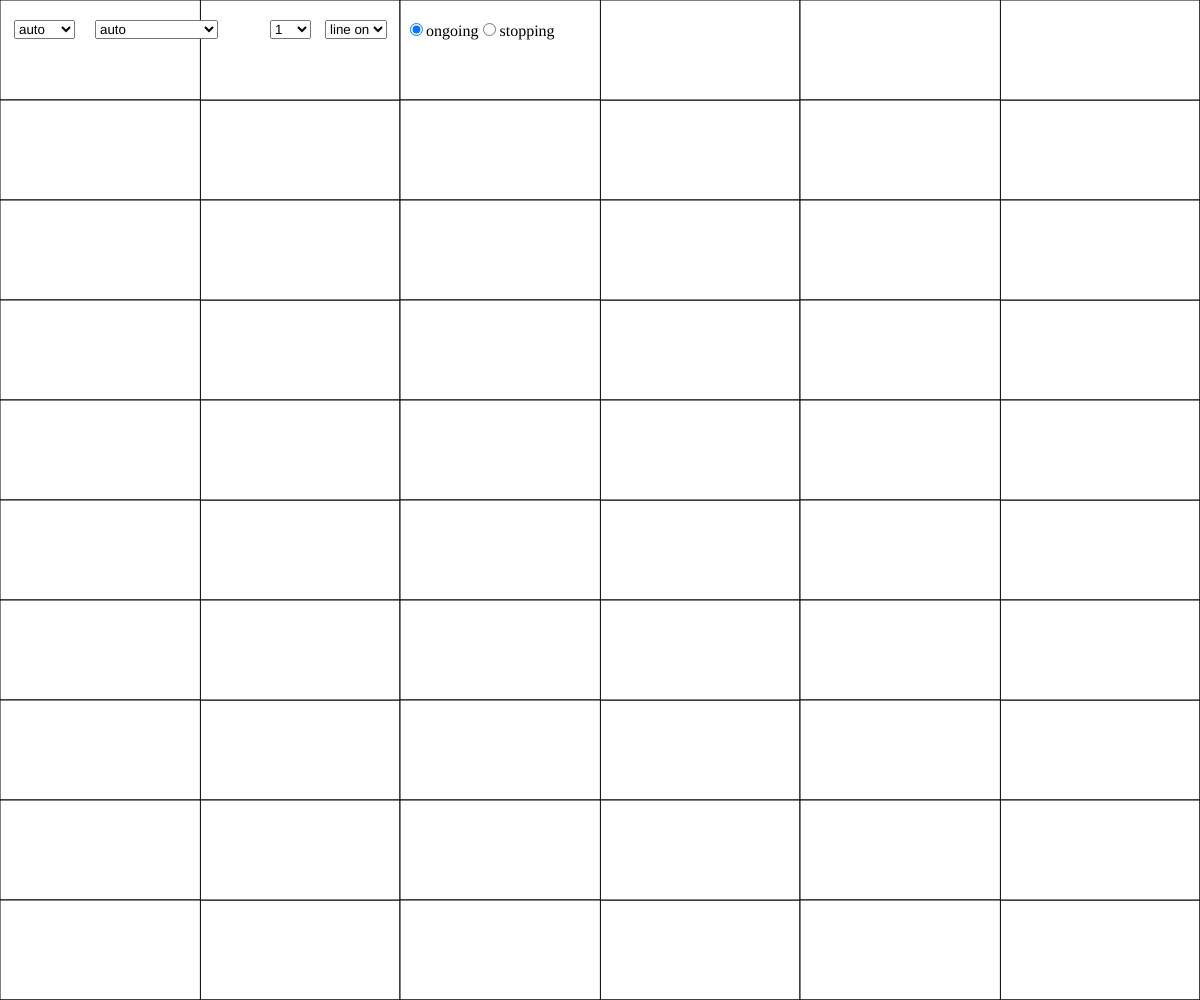
Frame 1 (no input)
Frame 60 (no input): identical to frame 1, image omitted
Frame 120 (the mouse pressed at the canvas centre since frame 60): identical to frame 1, image omitted

The p5.js sketch that drew this single still picture (run headless with seeded random() and noise() and a simulated clock; from frame 60 on, the mouse is pressed at the canvas centre):

// p5.js sketch
// ── sketch.js
/* kaleidoscope: afine reflection groups and moving images 
* 2026/02/18 version 0.2, snow00two, 
* \href{https://creativecommons.org/licenses/by-nc-nd/4.0/}{\ccbyncsa}
*/
let widthCanvas = 720 * 3 / 2; //=1080　similar to infty 
let heightCanvas = 405 * 3 / 2; //=607.5 similar to infty
let centerX = widthCanvas / 2;
let centerY = heightCanvas / 2;
const BACK_COLOR = 255;//
const FRONT_COLOR_0 = [255,  0, 0];
const FRONT_COLOR_1 = [220, 50, 0];
const FRONT_COLOR_2 = [185, 100, 0];
const FRONT_COLOR_3 = [170, 150, 120];
const FRONT_COLOR_4 = [180, 180, 160];
const FRONT_COLOR_5 = [150, 170, 120];
const FRONT_COLOR_6 = [100, 185, 0];
const FRONT_COLOR_7 = [50, 220, 0];
const FRONT_COLOR_8 = [0, 255, 80];
const COLOR_LIST = [FRONT_COLOR_0, FRONT_COLOR_1, FRONT_COLOR_2,FRONT_COLOR_3, 
    FRONT_COLOR_4, FRONT_COLOR_5, FRONT_COLOR_6, FRONT_COLOR_7, FRONT_COLOR_8];
const GROUP_LIST =['D8','Pmm', 'P3mm', 'P4mm', 'P6mm'];
const FIGURE_LIST = ['bounceBall', 'bounceBall1', 'floppingTriangle1'];
let baseSegment = 150;//150
const SPEED = 0.5;
const RADIUS1 = 10;
const FLOP_PRIOD = 150; //200
const SELECT_PRIOD = 25 * FLOP_PRIOD;

let varScale;
let scaleCanvas = heightCanvas;
let varSegment;
let varHeight;
let varSpeed;
let varRadius;
let angleB; //angle of direction of bounce ball
let angleBP; //angle of direction of bounce ball Prime
let diamB1;
let diamB2;
let xX;
let xY;
let uX;
let uY;
let xPX;
let xPY;
let uPX;
let uPY;

let selectGroup;
let lineSwitch;
let lineState;
let setScale;
let selectFigure;
let stopSwitch;
let groupState;
let presentGroup;
let figureState;
let presentFigure;
let colorV0 ;
let colorV1 ;
let colorV2 ;
let colorV3 ;
let colorV4 ;
let colorV5 ;
let colorV6 ;
let colorV7 ;
let colorV8 ;
let n = 0; // fast clock parameter 
let m = 0; // slow clock parameter 
let k = 0; // parameter for refreshing figure in flopping triangles
let seqTriName;
let seqTriNameL;
let seqTri; //keep the name of sequence of triangles
let seqTriL;
let triSL; //keep the name of triangles
let triV0;
let triV1;
let triV2;
let triV3;
let triV4;
let triV5;
let triV6;
let triV7;
let triV8;
let triS0L;
let triS1L;
let triS2L;
let triS3L;
let triS4L;
let triS5L;
let triS6L;
let triS7L;
let triS8L;
let triS9L;
let triS10L;
let triS11L;
let triS12L;
let triS13L;
let triS14L;
let triS15L;

function setup() {
    widthCanvas = windowWidth ;
    heightCanvas = windowHeight ;
    centerX = windowWidth / 2;
    centerY = windowHeight / 2;
    scaleCanvas = min(widthCanvas, heightCanvas);
    baseSegment = scaleCanvas / 5;
    selectGroup = createSelect();
    selectGroup.option('auto', 'auto');
    selectGroup.option('D8', 'D8') ;//We cannot apply our algorithm for 'D7'. 
    selectGroup.option('Pmm', 'Pmm');
    selectGroup.option('P3mm', 'P3mm');
    selectGroup.option('P4mm', 'P4mm');
    selectGroup.option('P6mm', 'P6mm');
    selectGroup.selected('auto');
    selectGroup.position(14, 20);
    selectGroup.changed(resetBackground);

    selectFigure = createSelect();
    selectFigure.option('auto', 'auto')
    selectFigure.option('bouncing balls', 'bounceBall');
    selectFigure.option('bouncing balls 1', 'bounceBall1');
    // selectFigure.option('still triangles', 'stillTriangle');
    // selectFigure.option('flopping triangles', 'floppingTriangle');//
    selectFigure.option('flopping triangles', 'floppingTriangle1');//
    //selectFigure.option('flopping triangles 2', 'floppingTriangle2');//
    selectFigure.selected('auto');
    selectFigure.position(95, 20);
    selectFigure.changed(resetBackground);

    setScale = createSelect();//createSlider(1/2, 2, 1, 1) ;
    setScale.option('0.5', '0.5');
    setScale.option('1', '1');
    setScale.option('2', '2');
    setScale.selected('1');
    setScale.position(270, 20);
    setScale.changed(resetBackground);

    lineSwitch = createSelect();
    lineSwitch.option('line on', 'lineOn');
    lineSwitch.option('line off', 'lineOff');
    lineSwitch.selected('lineOn');
    lineSwitch.position(325, 20);

    stopSwitch = createRadio();
    stopSwitch.option('ongoing');
    stopSwitch.option('stopping');
    stopSwitch.selected('ongoing');
    stopSwitch.position(405, 20);

    //frameRate(0.5);//parameter for test 
    groupState = selectGroup.value();
    if (groupState === 'auto') {
        presentGroup = random(GROUP_LIST); //presentGroup is a global varialble
    } else {
        presentGroup = groupState;
    }
    figureState = selectFigure.value();
    if (figureState === 'auto') {
        presentFigure = random(FIGURE_LIST); //presentGroup is a global varialble
    } else {
        presentFigure = figureState;
    }
    [colorV0, colorV1, colorV2, colorV3, colorV4, colorV5, colorV6,
        colorV7, colorV8] = colorSet(presentGroup);

    varScale = setScale.value();
    varSegment = baseSegment * varScale;
    varHeight = sqrt(3) * varSegment / 2;
    varSpeed = SPEED * varScale;
    varRadius = RADIUS1 * varScale;

    // angleB = random(0, 2 * PI);
    // angleBP = random(0, 2 * PI);
    // uX = cos(angleB);
    // uY = sin(angleB);
    // uPX = cos(angleBP);
    // uPY = sin(angleBP);
    // xX = groupData(presentGroup, presentFigure, 'x0X');
    // xY = groupData(presentGroup, presentFigure, 'x0Y');
    // xPX = groupData(presentGroup, presentFigure, 'xP0X');
    // xPY = groupData(presentGroup, presentFigure, 'xP0Y');

    createCanvas(widthCanvas, heightCanvas);
    background(BACK_COLOR);   
}

function draw() {
    lineState = lineSwitch.value();
    stopState = stopSwitch.value();

    if (n % SELECT_PRIOD === 0 && (groupState === 'auto'||figureState === 'auto') ){
        k = 0;
        m = 0;
        if (groupState === 'auto'){
            presentGroup = random(GROUP_LIST); //presentGroup is a global varialble
        } else {
            presentGroup = groupState;
        }
        if (figureState === 'auto'){
            presentFigure = random(FIGURE_LIST); //presentGroup is a global varialble
        } else {
            presentFigure  = figureState;
        }
        if (presentGroup === 'D8') {
            presentFigure  = 'bounceBall1';//We cannot use "floppingtriangles1" in "D8".
        }
   
        [colorV0, colorV1, colorV2,colorV3, colorV4, colorV5, colorV6,
            colorV7, colorV8] = colorSet(presentGroup);

        xX = groupData(presentGroup, presentFigure, 'x0X');
        xY = groupData(presentGroup, presentFigure, 'x0Y');
        xPX = groupData(presentGroup, presentFigure, 'xP0X');
        xPY = groupData(presentGroup, presentFigure, 'xP0Y');
        angleB = random(0, 2 * PI);
        angleBP = random(0, 2 * PI);
        uX = cos(angleB);
        uY = sin(angleB);
        uPX = cos(angleBP);
        uPY = sin(angleBP);
    } else {
        k++;
    }
    if (presentGroup === 'Pm') {
        translate(centerX, -heightCanvas / 6);//the center of scaling
    } else {
        translate(centerX, centerY);//the center of scaling
    }
    let num = 4;
    let radB1 = groupData(presentGroup, presentFigure, 'radB1');
    let radB2 = groupData(presentGroup, presentFigure, 'radB2');

    background(BACK_COLOR);
    if (presentFigure === 'bounceBall') {
        [xX, xY, uX, uY] = trajectoryBB(stopState, radB1, presentGroup, presentFigure, num, xX, xY, uX, uY);
        num = 2;
        generatLattice(lineState, presentGroup, presentFigure, num, xX, xY);
    } else if (presentFigure === 'bounceBall1') {
        num = 8;
        [xX, xY, uX, uY, xPX, xPY, uPX, uPY] = trajectoryBB2(stopState, radB2, presentGroup, presentFigure, num, xX, xY, uX, uY, xPX, xPY, uPX, uPY);
        num = 4;
        generatLattice(lineState, presentGroup, presentFigure, num, xX, xY, xPX, xPY);
    } else if (presentFigure === 'stillTriangle') {
        num = 2;
        generatLattice(lineState, presentGroup, presentFigure, num, xX, xY);
    } else if (presentFigure === 'floppingTriangle'||presentFigure === 'floppingTriangle1') {
        num = 3;//num 2025/04/09???
        let triS0;
        let triS1;
        let triS2;
        let triS3;
        let triS4;
        let triS5;
        let triS6;
        let triS7;
        let triS8;
        let triS9;
        let triS10;
        let triS11;
        let triS12;
        let triS13;
        let triS14;
        let triS15;
        // let triS16;
        
        let seqTriList0 = [['seqTri4L', 'seqTri4'], ['seqTri5L', 'seqTri5'],
            ['seqTri6L', 'seqTri6'],['seqTri7L', 'seqTri7']];//
        let seqTriList00 = [['seqTri0L', 'seqTri0'], ['seqTri1L', 'seqTri1'],
            ['seqTri2L', 'seqTri2'], ['seqTri3L', 'seqTri3']];
        //let seqTriList10 = [['seqTri10L', 'seqTri10'], ['seqTri11L', 'seqTri11'], ['seqTri12L', 'seqTri12'], ['seqTri13L', 'seqTri13']];
        let seqTriList20 = [['seqTri20L', 'seqTri20'], ['seqTri21L', 'seqTri21'],
            ['seqTri22L', 'seqTri22'], ['seqTri23L', 'seqTri23']];

        if (m === 0) {
            if (presentGroup === 'P3mm' ) {
                [seqTriNameL, seqTriName] = random(seqTriList0);
            } else if (presentGroup === 'P6mm'){
                [seqTriNameL, seqTriName] = random(seqTriList00);
            } else if (presentGroup === 'P4mm' || presentGroup === 'Pmm' ) {
                [seqTriNameL, seqTriName] = random(seqTriList20);
            }  else  {
                ;
            }
            seqTriL = groupData(presentGroup, presentFigure, seqTriNameL);
        }

        if (seqTriL === 6) {//values of 'seqTri*L' : 6, 8, 12, 16
            seqTri = [triS0L, triS0, triS1L, triS1, triS2L, triS2, triS3L, triS3,
                triS4L, triS4, triS5L, triS5] = groupData(presentGroup, presentFigure, seqTriName);
        } else if (seqTriL === 8) {
            seqTri = [triS0L, triS0, triS1L, triS1, triS2L, triS2, triS3L, triS3,
                triS4L, triS4, triS5L, triS5, triS6L, triS6, triS7L, triS7] = groupData(presentGroup, presentFigure, seqTriName);
        } else if (seqTriL === 12) {
            seqTri = [triS0L, triS0, triS1L, triS1, triS2L, triS2, triS3L, triS3,
                triS4L, triS4, triS5L, triS5, triS6L, triS6, triS7L, triS7, triS8L, triS8,
                triS9L, triS9, triS10L, triS10, triS11L, triS11] = groupData(presentGroup, presentFigure, seqTriName);
        } else if (seqTriL === 16) {
            seqTri = [triS0L, triS0, triS1L, triS1, triS2L,triS2, triS3L, triS3,
                triS4L, triS4, triS5L,triS5, triS6L, triS6, triS7L, triS7, triS8L,
                triS8, triS9L, triS9, triS10L, triS10, triS11L, triS11, triS12L,
                triS12, triS13L, triS13, triS14L,triS14, triS15L, triS15] = groupData(presentGroup, presentFigure, seqTriName);
        }
        
        if (m < seqTriL) {
            if (n % FLOP_PRIOD === 0) {
                triSL = seqTri[2*m];
                if (triSL === 1){
                    [triV0] = seqTri[2*m + 1];
                } else if (triSL === 2){
                    [triV0, triV1] = seqTri[2*m + 1];
                } else if (triSL === 3){
                    [triV0, triV1, triV2] = seqTri[2*m + 1];
                } else if (triSL === 4){
                    [triV0, triV1, triV2, triV3] = seqTri[2*m + 1];
                } else if (triSL === 5){
                    [triV0, triV1, triV2, triV3, triV4] = seqTri[2*m + 1];
                } else if (triSL === 6){
                    [triV0, triV1, triV2, triV3, triV4, triV5] = seqTri[2*m + 1];
                } else if (triSL === 7){
                    [triV0, triV1, triV2, triV3, triV4, triV5, triV6] = seqTri[2*m + 1];
                } else if (triSL === 8){
                    [triV0, triV1, triV2, triV3, triV4, triV5, triV6, triV7] = seqTri[2*m + 1];
                } else if (triSL === 9){
                    [triV0, triV1, triV2, triV3, triV4, triV5, triV6, triV7, triV8] = seqTri[2*m + 1];
                }
                m++;
            }
        } else {
            m = 0;
        }
        generatLattice(lineState, presentGroup, presentFigure, triSL, triV0, triV1, triV2, triV3, triV4, triV5, triV6, triV7, triV8);
    }

    if (stopState === 'ongoing') {
        n++; //update n
    } else {
        n = n; //stop n
    }
}

function groupData(groupName, figureName, dataName) {
    /* the database of the infomation of space groups */
    let varSmall = 0.0013;//parameter to change the move of balls
    let varSmall2 = 0.02; //0.0013 : parameter to strengthen the speed of balls that speed down
    let squareFlag = false;
    let diamB1 = varRadius;
    let diamB2 = varRadius;
    let x0X ;
    let x0Y ;
    let xP0X ;
    let xP0Y ;
    let pX;
    let pY;
    let qX;
    let qY;
    let rX;
    let rY;
    let sX; //when squareFlag=== true
    let sY; //when squareFlag=== true
    let pqNX; //variable using for normal vectors
    let pqNY;
    let qrNX;
    let qrNY;
    let rpNX;
    let rpNY;
    let rsNX;
    let rsNY;
    let spNX;
    let spNY;

    /* Dirichle domain */
    let denomiNator;
    let mirState;
    /* lattice generator */
    let firstDelimiter;
    let secondDelimiter;
    let basicVector0X;
    let basicVector0Y;
    let basicVector1X;
    let basicVector1Y;

    /*  data for the still triangles mode */
    let dP = varHeight / 15;
    let pPX;
    let pPY;
    let qPX;
    let qPY;
    let rPX;
    let pVX;//2025/04/19
    let pVY;
    let qVX;
    let qVY;
    let rVX;
    let rVY;
    let sVX;
    let sVY;

    /*  data for the flopping triangles mode */
    //let ｓX; // variable using for additional edges
    //let ｓY; 2025/04/07
    let tX; 
    let tY;
    let uX;
    let uY;
    let vX;
    let vY;
    let wX;
    let wY;
    let zX;
    let zY;
    let cX;
    let cY;
    let p0X;
    let p0Y;
    let q0X;
    let q0Y;
    let r0X;
    let r0Y;
    let p1X;
    let p1Y;
    let q1X;
    let q1Y;
    let r1X;
    let r1Y;
    let p2X;
    let p2Y;
    let q2X;
    let q2Y;
    let r2X;
    let r2Y;
    let p3X;
    let p3Y;
    let q3X;
    let q3Y;
    let r3X;
    let r3Y;
    let p4X;
    let p4Y;
    let q4X;
    let q4Y;
    let r4X;
    let r4Y;
    let p5X;
    let p5Y;
    let q5X;
    let q5Y;
    let r5X;
    let r5Y;
    let p6X;
    let p6Y;
    let q6X;
    let q6Y;
    let r6X;
    let r6Y;
    let p7X;
    let p7Y;
    let q7X;
    let q7Y;
    let r7X;
    let r7Y;
    let p8X;
    let p8Y;
    let q8X;
    let q8Y;
    let r8X;
    let r8Y;
    let trisL0 = 1;
    let trisL1 = 2;
    let trisL2 = 3;
    let trisL3 = 4;
    let trisL4 = 5;
    let trisL5 = 6;
    let trisL6 = 7;
    let trisL7 = 8;

    if (groupName === 'P3mm') {
        varSmall2 = 0.008;//2024/11/19
        radB1 = varRadius;
        radB2 = varRadius;
        pX = 0;
        pY = 0;
        qX = varSegment;
        qY = 0;
        rX = varSegment / 2;
        rY = varHeight;
        pqNX = cos(-PI / 2);
        pqNY = sin(-PI / 2);
        qrNX = cos(PI / 6); //1/6 + 1/2 =2/3
        qrNY = sin(PI / 6);
        rpNX = cos(5 * PI / 6);//1/6 + 2/3 = 5/6
        rpNY = sin(5 * PI / 6);
        denomiNator = 3;
        mirState = true;
        firstDelimiter = floor(widthCanvas / varSegment);
        secondDelimiter = floor(widthCanvas / varSegment);
        basicVector0X = 3 * varSegment / 2;
        basicVector0Y = varHeight;
        basicVector1X = 0;
        basicVector1Y = 2 * varHeight;
        pPX = sqrt(3) * dP;
        pPY = dP;
        qPX = varSegment - pPX;
        qPY = pPY;
        rPX = varSegment / 2;
        rPY = varHeight - 2 * dP;
        [pVX, pVY, qVX, qVY, rVX, rVY] = selectBasePoint(figureName, squareFlag, pX, pPX, pY, pPY, qX, qPX, qY, qPY, rX, rPX, rY, rPY);
        cX = (pVX + qVX + rVX) / 3;
        cY = (pVY + qVY + rVY) / 3;
        x0X = cX;
        x0Y = cY + radB2;
        xP0X = cX - radB2;
        xP0Y = cY - radB2 ;
        sX = (pVX + qVX )/ 2;
        sY = (pVY + qVY )/ 2;
        tX = (qVX + rVX )/ 2;
        tY = (qVY + rVY )/ 2;
        uX = (pVX + rVX )/ 2;
        uY = (pVY + rVY )/ 2;
        //data of tri0 
        p0X = pVX;
        p0Y = pVY;
        q0X = qVX;
        q0Y = qVY;
        r0X = cX;
        r0Y = cY;
        //data of tri1 
        p1X = qVX;
        p1Y = qVY;
        q1X = rVX;
        q1Y = rVY;
        r1X = cX;
        r1Y = cY;
        //data of tri2 
        p2X = rVX;
        p2Y = rVY;
        q2X = pVX;
        q2Y = pVY;
        r2X = cX;
        r2Y = cY;
        //data of tri3 
        p3X = pVX;
        p3Y = pVY;
        q3X = sX;
        q3Y = sY;
        r3X = cX;
        r3Y = cY;
        //data of tri4
        p4X = sX;
        p4Y = sY;
        q4X = qVX;
        q4Y = qVY;
        r4X = cX;
        r4Y = cY;
        //data of tri5 
        p5X = qVX;
        p5Y = qVY;
        q5X = tX;
        q5Y = tY;
        r5X = cX;
        r5Y = cY;
        //data of tri6
        p6X = tX;
        p6Y = tY;
        q6X = rVX;
        q6Y = rVY;
        r6X = cX;
        r6Y = cY;
        //data of tri7 
        p7X = rVX;
        p7Y = rVY;
        q7X = uX;
        q7Y = uY;
        r7X = cX;
        r7Y = cY;
        //data of tri8 
        p8X = uX;
        p8Y = uY;
        q8X = pVX;
        q8Y = pVY;
        r8X = cX;
        r8Y = cY;
    } else if (groupName === 'P4mm') {
        varSmall2 = 0.004;//2024/11/19
        radB1 = varRadius;
        radB2 = varRadius;
        pX = 0;
        pY = 0;
        qX = varHeight;
        qY = 0;
        rX = qX;
        rY = varHeight;
        pqNX = cos(-PI / 2);
        pqNY = sin(-PI / 2);
        qrNX = cos(0);
        qrNY = sin(0);
        rpNX = cos(3 * PI / 4);
        rpNY = sin(3 * PI / 4);
        denomiNator = 4;
        mirState = true;
        firstDelimiter = floor(widthCanvas / varHeight);
        secondDelimiter = floor(widthCanvas / varHeight);
        basicVector0X = 2 * varHeight;
        basicVector0Y = 0;
        basicVector1X = 0;
        basicVector1Y = 2 * varHeight;
        pPX = dP / tan(PI / 8);
        pPY = dP;
        qPX = qX - dP;
        qPY = dP;
        rPX = qPX;
        rPY = rY - dP / tan(PI / 8);
        [pVX, pVY, qVX, qVY, rVX, rVY] = selectBasePoint(figureName, squareFlag, pX, pPX, pY, pPY, qX, qPX, qY, qPY, rX, rPX, rY, rPY);
        cX = (pVX + rVX) / 2;
        cY = (pVY + rVY) / 2;
        x0X = (cX + qVX)/2 - dP;
        x0Y = (cY + qVY)/2 - dP;
        xP0X = (cX + qVX)/2 + dP;
        xP0Y = (cY + qVY)/2 + dP;
        zX = (pVX + cX) / 2;
        zY = (pVY + cY) / 2;
        tX = (pVX + qVX) / 2;
        tY = (pVY + qVY) / 2;
        uX = (qVX + cX) / 2;
        uY = (qVY + cY) / 2;
        vX = (qVX + rVX) / 2;
        vY = (qVY + rVY) / 2;
        wX = (rVX + cX) / 2;
        wY = (rVY + cY) / 2;
        p0X = pVX;
        p0Y = pVY;
        q0X = tX;
        q0Y = tY;
        r0X = zX;
        r0Y = zY;
        //data of tri1 //
        p1X = zX;
        p1Y = zY;
        q1X = tX;
        q1Y = tY;
        r1X = cX;
        r1Y = cY;
        //data of tri2 //
        p2X = tX;
        p2Y = tY;
        q2X = uX;
        q2Y = uY;
        r2X = cX;
        r2Y = cY;
        //data of tri3 //
        p3X = tX;
        p3Y = tY;
        q3X = qVX;
        q3Y = qVY;
        r3X = uX;
        r3Y = uY;
        //data of tri4 //
        p4X = qVX;
        p4Y = qVY;
        q4X = vX;
        q4Y = vY;
        r4X = uX;
        r4Y = uY;
        //data of tri5 //
        p5X = uX;
        p5Y = uY;
        q5X = vX;
        q5Y = vY;
        r5X = cX;
        r5Y = cY;
        //data of tri6 //
        p6X = cX;
        p6Y = cY;
        q6X = vX;
        q6Y = vY;
        r6X = wX;
        r6Y = wY;
        //data of tri7 //
        p7X = wX;
        p7Y = wY;
        q7X = vX;
        q7Y = vY;
        r7X = rVX;
        r7Y = rVY;
    } else if (groupName === 'P6mm') {
        radB1 = varRadius;
        radB2 = varRadius;
        pX = 0;
        pY = 0;
        qX = varHeight;
        qY = 0;
        rX = varHeight;
        rY = varSegment / 2;
        pqNX = cos(-PI / 2);
        pqNY = sin(-PI / 2);
        qrNX = cos(0);
        qrNY = sin(0);
        rpNX = cos(2 * PI / 3);
        rpNY = sin(2 * PI / 3);
        // qAngle = 2*PI/3 ;
        // qSign = -1 ;
        denomiNator = 6;
        mirState = true;
        firstDelimiter = floor(widthCanvas / varSegment);
        secondDelimiter = floor(widthCanvas / varSegment);
        basicVector0X = 2 * varHeight;
        basicVector0Y = 0;
        basicVector1X = varHeight;
        basicVector1Y = 3 * varSegment / 2;
        pPX = dP / tan(PI / 12);
        pPY = dP;
        qPX = varHeight - dP;
        qPY = dP;
        rPX = qPX;
        rPY = varHeight / sqrt(3) - dP / tan(PI / 6);
        [pVX, pVY, qVX, qVY, rVX, rVY] = selectBasePoint(figureName, squareFlag, pX, pPX, pY, pPY, qX, qPX, qY, qPY, rX, rPX, rY, rPY);
        cX = (pVX + qVX+ rVX)/3;
        cY = (pVY + qVY+ rVY)/3;
        tX = pVX / 3 + 2 * qVX / 3;
        tY = pVY / 3 + 2 * qVY / 3;
        uX = pVX / 2 + rVX / 2;
        uY = pVY / 2 + rVY / 2;
        x0X = 2 * tX/3 + rVX/3 + radB2;
        x0Y = 2 * tY/3 + rVY/3 + radB2;
        xP0X = 2 * tX/3 + rVX/3 - radB2 ;
        xP0Y = 2 * tY/3 + rVY/3 - radB2;
        //data of tri0
        p0X = pVX;
        p0Y = pVY;
        q0X = tX;
        q0Y = tY;
        r0X = uX;
        r0Y = uY;
        //data of tri1 
        p1X = tX;
        p1Y = tY;
        q1X = rVX;
        q1Y = rVY;
        r1X = uX;
        r1Y = uY;
        //data of tri2 
        p2X = tX;
        p2Y = tY;
        q2X = qVX;
        q2Y = qVY;
        r2X = rVX;
        r2Y = rVY;
    } else if (groupName === 'Pmm') {
        squareFlag = true;
        radB1 = varRadius;
        radB2 = varRadius;
        x0X = varSegment / 2 - radB1;
        x0Y = varSegment / 4 - radB1;
        xP0X = x0X + 2 * radB1;
        xP0Y = x0Y + 2 * radB1;
        pX = 0;
        pY = 0;
        qX = varSegment;
        qY = 0;
        rX = varSegment;
        rY = varSegment / 2;
        sX = 0;
        sY = varSegment / 2;
        pqNX = cos(-PI / 2);
        pqNY = sin(-PI / 2);
        qrNX = cos(0);
        qrNY = sin(0);
        rsNX = cos(PI / 2);
        rsNY = sin(PI / 2);
        spNX = cos(PI);
        spNY = sin(PI);
        denomiNator = 2;
        mirState = true;
        firstDelimiter = floor(widthCanvas / varSegment);
        secondDelimiter = floor(2 * widthCanvas / varSegment);
        basicVector0X = 2 * varSegment;
        basicVector0Y = 0;
        basicVector1X = 0;
        basicVector1Y = varSegment;
        pPX = dP;
        pPY = dP;
        qPX = qX - dP;
        qPY = pPY;
        rPX = qPX;
        rPY = rY - dP;
        sPX = pPX;
        sPY = rPY;
        [pVX, pVY, qVX, qVY, rVX, rVY, sVX, sVY] = selectBasePoint(figureName, squareFlag, pX, pPX, pY, pPY, qX, qPX, qY, qPY, rX, rPX, rY, rPY, sX, sPX, sY, sPY);
        //data of flopping Triangles
        tX = (pVX + qVX) / 2;
        tY = (pVY + qVY) / 2;
        uX = (qVX + rVX) / 2;
        uY = (qVY + rVY) / 2;
        vX = (rVX + sVX) / 2;
        vY = (rVY + sVY) / 2;
        wX = (sVX + pVX) / 2;
        wY = (sVY + pVY) / 2;
        cX = (pVX + rVX) / 2;
        cY = (pVY + rVY) / 2;
        //data of tri0 
        p0X = pVX;
        p0Y = pVY;
        q0X = tX;
        q0Y = tY;
        r0X = cX;
        r0Y = cY;
        //data of tri1 
        p1X = tX;
        p1Y = tY;
        q1X = qVX;
        q1Y = qVY;
        r1X = cX;
        r1Y = cY;
        //data of tri2 
        p2X = qVX;
        p2Y = qVY;
        q2X = uX;
        q2Y = uY;
        r2X = cX;
        r2Y = cY;
        //data of tri3 
        p3X = uX;
        p3Y = uY;
        q3X = rVX;
        q3Y = rVY;
        r3X = cX;
        r3Y = cY;
        //data of tri4
        p4X = rVX;
        p4Y = rVY;
        q4X = vX;
        q4Y = vY;
        r4X = cX;
        r4Y = cY;
        //data of tri5
        p5X = vX;
        p5Y = vY;
        q5X = sVX;
        q5Y = sVY;
        r5X = cX;
        r5Y = cY;
        //data of tri6 
        p6X = sVX;
        p6Y = sVY;
        q6X = wX;
        q6Y = wY;
        r6X = cX;
        r6Y = cY;
        //data of tri7 
        p7X = wX;
        p7Y = wY;
        q7X = pVX;
        q7Y = pVY;
        r7X = cX;
        r7Y = cY;
    }  else if (groupName === 'D8') {
        denomiNator = 8;
        mirState = true;
        firstDelimiter = 1;
        secondDelimiter = 1;

        radB1 = varRadius;
        radB2 = varRadius;
        x0X = 4 * varHeight / 3;
        x0Y = varSegment / 3;
        xP0X = 4 * varHeight / 3 + 3 * radB2;
        xP0Y = varSegment / 3;
        pX = 0;
        pY = 0;
        qX = scaleCanvas/3;
        qY = 0;
        rX = scaleCanvas/3;
        rY = tan(PI /denomiNator)*scaleCanvas/3;
        pqNX = cos(-PI / 2);
        pqNY = sin(-PI / 2);
        qrNX = cos(0);
        qrNY = sin(0);
        rpNX = cos(5 * PI / denomiNator);
        rpNY = sin(5 * PI / denomiNator);
     
        pPX = 0.8 * varHeight;
        pPY = baseSegment / 10;
        qPX = 2 * varHeight;
        qPY = baseSegment / 10;
        rPX = 2 * varHeight;
        rPY = baseSegment / 2;
    }

    if (dataName === 'varSmall') {
        return varSmall;
    } else if (dataName === 'varSmall2') {
        return varSmall2;
    } else if (dataName === 'squareFlag') {
        return squareFlag;
    } else if (dataName === 'x0X') {
        return x0X;
    } else if (dataName === 'x0Y') {
        return x0Y;
    } else if (dataName === 'xP0X') {
        return xP0X;
    } else if (dataName === 'xP0Y') {
        return xP0Y;
    } else if (dataName === 'pX') {
        return pX;
    } else if (dataName === 'pY') {
        return pY;
    } else if (dataName === 'qX') {
        return qX;
    } else if (dataName === 'qY') {
        return qY;
    } else if (dataName === 'rX') {
        return rX;
    } else if (dataName === 'rY') {
        return rY;
    } else if (dataName === 'sX') {
        return sX;
    } else if (dataName === 'sY') {
        return sY;
    } else if (dataName === 'pqNX') {//2024/09/18
        return pqNX;
    } else if (dataName === 'pqNY') {//2024/09/18
        return pqNY;
    } else if (dataName === 'qrNX') {//2024/09/18
        return qrNX;
    } else if (dataName === 'qrNY') {//2024/09/18
        return qrNY;
    } else if (dataName === 'rpNX') {//2024/09/18
        return rpNX;
    } else if (dataName === 'rpNY') {//2024/09/18
        return rpNY;
    } else if (dataName === 'rsNX') {//2024/09/18
        return rsNX;
    } else if (dataName === 'rsNY') {//2024/09/18
        return rsNY;
    } else if (dataName === 'spNX') {//2024/09/18
        return spNX;
    } else if (dataName === 'spNY') {//2024/09/18
        return spNY;
    } else if (dataName === 'denomiNator') {
        return denomiNator;
    } else if (dataName === 'mirState') {
        return mirState;
    } else if (dataName === 'firstDelimiter') {
        return firstDelimiter;
    } else if (dataName === 'secondDelimiter') {
        return secondDelimiter;
    } else if (dataName === 'basicVector0X') {
        return basicVector0X;
    } else if (dataName === 'basicVector0Y') {
        return basicVector0Y;
    } else if (dataName === 'basicVector1X') {
        return basicVector1X;
    } else if (dataName === 'basicVector1Y') {
        return basicVector1Y;
    } else if (dataName === 'pPX') {
        return pPX;
    } else if (dataName === 'pPY') {
        return pPY;
    } else if (dataName === 'qPX') {
        return qPX;
    } else if (dataName === 'qPY') {
        return qPY;
    } else if (dataName === 'rPX') {
        return rPX;
    } else if (dataName === 'rPY') {
        return rPY;
    } else if (dataName === 'radB1') {
        return radB1;
    } else if (dataName === 'radB2') {
        return radB2;
    } else if (dataName === 'tri0') {
        return [p0X, p0Y, q0X, q0Y, r0X, r0Y];
    } else if (dataName === 'tri1') {
        return [p1X, p1Y, q1X, q1Y, r1X, r1Y];
    } else if (dataName === 'tri2') {
        return [p2X, p2Y, q2X, q2Y, r2X, r2Y];
    } else if (dataName === 'tri3') {
        return [p3X, p3Y, q3X, q3Y, r3X, r3Y];
    } else if (dataName === 'tri4') {
        return [p4X, p4Y, q4X, q4Y, r4X, r4Y];
    } else if (dataName === 'tri5') {
        return [p5X, p5Y, q5X, q5Y, r5X, r5Y];
    } else if (dataName === 'tri6') {
        return [p6X, p6Y, q6X, q6Y, r6X, r6Y];
    } else if (dataName === 'tri7') {
        return [p7X, p7Y, q7X, q7Y, r7X, r7Y];
    } else if (dataName === 'tri8') {
        return [p8X, p8Y, q8X, q8Y, r8X, r8Y];
    } else if (dataName === 'seqTri0') {//'P6mm'
        return [trisL0, ['empty'],trisL0,['tri2'], trisL1, ['tri1','tri2'],
            trisL2, ['tri0','tri1', 'tri2'], trisL1, ['tri0','tri1'], trisL0, ['tri0']];
    } else if (dataName === 'seqTri0L') {
        return 6;//values of 'seqTri*L' : 6, 8, 12, 16
    } else if (dataName === 'seqTri1') {
        return [trisL0, ['empty'], trisL0,['tri2'], trisL1, ['tri1','tri2'],
            trisL2, ['tri0','tri1', 'tri2'], trisL1, ['tri1','tri2'], trisL0, ['tri2']];
    } else if (dataName === 'seqTri1L') {
        return 6;
    } else if (dataName === 'seqTri2') {
        return [trisL0, ['empty'],trisL0, ['tri0'],  trisL1, ['tri0','tri1'],
            trisL2, ['tri0','tri1', 'tri2'], trisL1, ['tri1','tri2'], trisL0, ['tri2']];
    } else if (dataName === 'seqTri2L') {
        return 6;
    } else if (dataName === 'seqTri3') {
        return [trisL0, ['empty'],trisL0, ['tri0'],  trisL1, ['tri0','tri1'],
            trisL2, ['tri0','tri1', 'tri2'], trisL1, ['tri0','tri1'], trisL0,
                ['tri0']];
    } else if (dataName === 'seqTri3L') {
        return 6;
    } else if (dataName === 'seqTri4') {////
        return [trisL0, ['empty'],trisL0, ['tri3'], trisL1, ['tri3','tri4'],
            trisL2, ['tri3','tri4', 'tri5'],  trisL3, ['tri3','tri4', 'tri5', 'tri6'],
                trisL4, ['tri3','tri4', 'tri5', 'tri6', 'tri7'], trisL5, ['tri3','tri4', 'tri5', 'tri6', 'tri7', 'tri8'], trisL4, ['tri3','tri4', 'tri5', 'tri6', 'tri7'], trisL3, ['tri3','tri4', 'tri5', 'tri6'],  trisL2, ['tri3','tri4', 'tri5'], trisL1, ['tri3','tri4'], trisL0, ['tri3']];
    } else if (dataName === 'seqTri4L') {
        return 12;
    } else if (dataName === 'seqTri5') {////
        return [trisL0, ['empty'],trisL0, ['tri3'], trisL1, ['tri3','tri4'],
            trisL2, ['tri3','tri4', 'tri5'],  trisL3, ['tri3','tri4', 'tri5', 'tri6'],
            trisL4, ['tri3','tri4', 'tri5', 'tri6', 'tri7'], trisL5,
            ['tri3','tri4', 'tri5', 'tri6', 'tri7', 'tri8'],
            trisL4, ['tri4', 'tri5', 'tri6', 'tri7', 'tri8'],
            trisL3, ['tri5', 'tri6', 'tri7', 'tri8'],  trisL2,
            ['tri6', 'tri7', 'tri8'], trisL1, ['tri7', 'tri8'], trisL0, ['tri8']];
    } else if (dataName === 'seqTri5L') {
        return 12;
    } else if (dataName === 'seqTri6') {////
        return [trisL0, ['empty'],trisL0, ['tri8'], trisL1, ['tri7','tri8'],
            trisL2, ['tri6','tri7', 'tri8'],  trisL3, ['tri5','tri6', 'tri7', 'tri8'],
            trisL4, ['tri4','tri5', 'tri6', 'tri7', 'tri8'], trisL5,
            ['tri3','tri4', 'tri5', 'tri6', 'tri7', 'tri8'], trisL4,
            ['tri4', 'tri5', 'tri6', 'tri7', 'tri8'], trisL3,
            ['tri5', 'tri6', 'tri7', 'tri8'],  trisL2,
            ['tri6', 'tri7', 'tri8'], trisL1, ['tri7', 'tri8'],
                                    trisL0, ['tri8']];
    } else if (dataName === 'seqTri6L') {
        return 12;
    } else if (dataName === 'seqTri7') {////
        return [trisL0, ['empty'],trisL0, ['tri8'], trisL1, ['tri7','tri8'],
            trisL2, ['tri6','tri7', 'tri8'],  trisL3, ['tri5','tri6', 'tri7', 'tri8'],
            trisL4, ['tri4','tri5', 'tri6', 'tri7', 'tri8'], trisL5,
            ['tri3','tri4', 'tri5', 'tri6', 'tri7', 'tri8'], trisL4,
            ['tri3', 'tri4', 'tri5', 'tri6', 'tri7'], trisL3,
            ['tri3', 'tri4', 'tri5', 'tri6'],  trisL2,
            ['tri3', 'tri4', 'tri5'], trisL1, ['tri3', 'tri4'], trisL0, ['tri3']];
    } else if (dataName === 'seqTri7L') {
        return 12;
    } else if (dataName === 'seqTri20') {//'Pmm', 'P4mm'
        return [trisL0, ['empty'],trisL0, ['tri0'], trisL1, ['tri0','tri1'],
            trisL2, ['tri0','tri1', 'tri2'],  trisL3, ['tri0','tri1', 'tri2', 'tri3'],
            trisL4, ['tri0','tri1', 'tri2', 'tri3', 'tri4'], trisL5,
            ['tri0','tri1', 'tri2', 'tri3', 'tri4', 'tri5'], trisL6,
            ['tri0','tri1', 'tri2', 'tri3', 'tri4', 'tri5', 'tri6'],
            trisL7, ['tri0','tri1', 'tri2', 'tri3', 'tri4', 'tri5', 'tri6', 'tri7'],
            trisL6, ['tri0','tri1', 'tri2', 'tri3', 'tri4', 'tri5', 'tri6'], trisL5,
            ['tri0','tri1', 'tri2', 'tri3', 'tri4', 'tri5'], trisL4,
            ['tri0','tri1', 'tri2', 'tri3', 'tri4'], trisL3,
            ['tri0','tri1', 'tri2', 'tri3'],  trisL2, ['tri0','tri1', 'tri2'],
            trisL1, ['tri0','tri1'], trisL0, ['tri0']];
    } else if (dataName === 'seqTri20L') {
        return 16;
    } else if (dataName === 'seqTri21') {
        return [trisL0, ['empty'],trisL0, ['tri0'], trisL1, ['tri0','tri1'],
            trisL2, ['tri0','tri1', 'tri2'],  trisL3, ['tri0','tri1', 'tri2', 'tri3'],
            trisL4, ['tri0','tri1', 'tri2', 'tri3', 'tri4'], trisL5,
            ['tri0','tri1', 'tri2', 'tri3', 'tri4', 'tri5'], trisL6,
            ['tri0','tri1', 'tri2', 'tri3', 'tri4', 'tri5', 'tri6'], trisL7,
            ['tri0','tri1', 'tri2', 'tri3', 'tri4', 'tri5', 'tri6', 'tri7'],
            trisL6, ['tri1', 'tri2', 'tri3', 'tri4', 'tri5', 'tri6', 'tri7'],
            trisL5, ['tri2', 'tri3', 'tri4', 'tri5', 'tri6','tri7'], trisL4,
            ['tri3', 'tri4', 'tri5', 'tri6','tri7'], trisL3, ['tri4', 'tri5', 'tri6','tri7'],
            trisL2, ['tri5', 'tri6','tri7'], trisL1, ['tri6','tri7'], trisL0, ['tri7']];
    } else if (dataName === 'seqTri21L') {
        return 16;
    } else if (dataName === 'seqTri22') {//'Pmm'
        return [trisL0, ['empty'],trisL0, ['tri7'], trisL1, ['tri6','tri7'],
            trisL2, ['tri5','tri6', 'tri7'],  trisL3, ['tri4','tri5', 'tri6', 'tri7'],
            trisL4, ['tri3','tri4', 'tri5', 'tri6', 'tri7'], trisL5,
            ['tri2','tri3', 'tri4', 'tri5', 'tri6', 'tri7'], trisL6,
            ['tri1', 'tri2', 'tri3', 'tri4', 'tri5', 'tri6', 'tri7'], trisL7,
            ['tri0','tri1', 'tri2', 'tri3', 'tri4', 'tri5', 'tri6', 'tri7'],
            trisL6, ['tri0','tri1', 'tri2', 'tri3', 'tri4', 'tri5', 'tri6'],
            trisL5, ['tri0','tri1', 'tri2', 'tri3', 'tri4', 'tri5'], trisL4,
            ['tri0','tri1', 'tri2', 'tri3', 'tri4'], trisL3,
            ['tri0','tri1', 'tri2', 'tri3'],  trisL2, ['tri0','tri1', 'tri2'],
            trisL1, ['tri0','tri1'], trisL0, ['tri0']];
    } else if (dataName === 'seqTri22L') {
        return 16;
    } else if (dataName === 'seqTri23') {
        return [trisL0, ['empty'],trisL0, ['tri7'], trisL1, ['tri6','tri7'],
        trisL2, ['tri5','tri6', 'tri7'],  trisL3, ['tri4','tri5', 'tri6', 'tri7'],
        trisL4, ['tri3','tri4', 'tri5', 'tri6', 'tri7'], trisL5,
        ['tri2','tri3', 'tri4', 'tri5', 'tri6', 'tri7'], trisL6,
        ['tri1', 'tri2', 'tri3', 'tri4', 'tri5', 'tri6', 'tri7'], trisL7,
        ['tri0','tri1', 'tri2', 'tri3', 'tri4', 'tri5', 'tri6', 'tri7'],
        trisL6, ['tri1', 'tri2', 'tri3', 'tri4', 'tri5', 'tri6', 'tri7'],
        trisL5, ['tri2', 'tri3', 'tri4', 'tri5', 'tri6','tri7'],
        trisL4, ['tri3', 'tri4', 'tri5', 'tri6','tri7'], trisL3,
        ['tri4', 'tri5', 'tri6','tri7'],  trisL2, ['tri5', 'tri6','tri7'],
        trisL1, ['tri6','tri7'], trisL0, ['tri7']];
    } else if (dataName === 'seqTri23L') {
        return 16;
    } 
}

function selectBasePoint(figureName, squareSt, pX, pPX, pY, pPY, qX, qPX, qY, qPY, rX, rPX, rY, rPY, sX, sPX, sY, sPY) {
    let pVX;
    let pVY;
    let qVX;
    let qVY;
    let rVX;
    let rVY;
    let sVX;
    let sVY;
    
    if ((figureName === 'floppingTriangle1') && squareSt === false ) {
        pVX = pPX;
        pVY = pPY;
        qVX = qPX;
        qVY = qPY;
        rVX = rPX;
        rVY = rPY;
        return [pVX, pVY, qVX, qVY, rVX, rVY];
    } else if ((figureName === 'floppingTriangle1' ) && squareSt === true ) {
        pVX = pPX;
        pVY = pPY;
        qVX = qPX;
        qVY = qPY;
        rVX = rPX;
        rVY = rPY;
        sVX = sPX;
        sVY = sPY;
        return [pVX, pVY, qVX, qVY, rVX, rVY, sVX, sVY];
    } else if (squareSt === false) {
        pVX = pX;
        pVY = pY;
        qVX = qX;
        qVY = qY;
        rVX = rX;
        rVY = rY;
        return [pVX, pVY, qVX, qVY, rVX, rVY];
    } else if (squareSt === true ) {
        pVX = pX;
        pVY = pY;
        qVX = qX;
        qVY = qY;
        rVX = rX;
        rVY = rY;
        sVX = sX;
        sVY = sY;
        return [pVX, pVY, qVX, qVY, rVX, rVY, sVX, sVY];
    }
}

function trajectoryBB(stopSt, varRad, groupName, figureName, num, mX, mY, vX, vY) {
    let varSmall = groupData(groupName, figureName, 'varSmall');
    let xX;
    let xY;
    let uX;
    let uY;
    let squareState = groupData(groupName, figureName, 'squareFlag');
    let pX = groupData(groupName, figureName, 'pX');
    let pY = groupData(groupName, figureName, 'pY');
    let qX = groupData(groupName, figureName, 'qX');
    let qY = groupData(groupName, figureName, 'qY');
    let rX = groupData(groupName, figureName, 'rX');
    let rY = groupData(groupName, figureName, 'rY');
    let pqNX = groupData(groupName, figureName, 'pqNX');//2024/09/18
    let pqNY = groupData(groupName, figureName, 'pqNY');//2024/09/18
    let qrNX = groupData(groupName, figureName, 'qrNX');//2024/09/18
    let qrNY = groupData(groupName, figureName, 'qrNY');//2024/09/18

    let sX;
    let sY;
    let rpNX;
    let rpNY;
    let rsNX;
    let rsNY;
    let spNX;
    let spNY;
    let mpqD = orientedD(mX, mY, pX, pY, qX, qY);
    let mqrD = orientedD(mX, mY, qX, qY, rX, rY);
    let mrsD;
    let mspD;
    let mrpD;
    if (squareState == true) {
        sX = groupData(groupName, figureName, 'sX');
        sY = groupData(groupName, figureName, 'sY');
        rsNX = groupData(groupName, figureName, 'rsNX');
        rsNY = groupData(groupName, figureName, 'rsNY');
        spNX = groupData(groupName, figureName, 'spNX');
        spNY = groupData(groupName, figureName, 'spNY');
        mrsD = orientedD(mX, mY, rX, rY, sX, sY);
        mspD = orientedD(mX, mY, sX, sY, pX, pY);
    } else {
        rpNX = groupData(groupName, figureName, 'rpNX');
        rpNY = groupData(groupName, figureName, 'rpNY');
        mrpD = orientedD(mX, mY, rX, rY, pX, pY);
    }

    if (squareState === true) {
        if (mpqD > varRad && mqrD > varRad && mrsD > varRad && mspD > varRad) {
            uX = vX;
            uY = vY;
        } else if ((mspD <= varRad && mpqD <= varRad) || (mpqD <= varRad && mqrD === varRad) || (mqrD === varRad && mrsD === varRad) || (mrsD === varRad && mspD === varRad)) {//exceptional handling at s
            uX = -vX;
            uY = -vY;
        } else if (mpqD <= varRad) {
            uX = vX - 2 * (1 + varSmall) * (vX * pqNX + vY * pqNY) * pqNX;//2024/09/18
            uY = vY - 2 * (1 + varSmall) * (uX * pqNX + vY * pqNY) * pqNY;//2024/09/18
        } else if (mqrD <= varRad) {
            uX = vX - 2 * (1 + varSmall) * (vX * qrNX + vY * qrNY) * qrNX;//2024/09/18
            uY = vY - 2 * (1 + varSmall) * (vX * qrNX + vY * qrNY) * qrNY;//2024/09/18
        } else if (mrsD <= varRad) {
            uX = vX - 2 * (1 + varSmall) * (vX * rsNX + vY * rsNY) * rsNX;//2024/09/18
            uY = vY - 2 * (1 + varSmall) * (vX * rsNX + vY * rsNY) * rsNY;//2024/09/18
        } else if (mspD <= varRad) {
            uX = vX - 2 * (1 + varSmall) * (vX * spNX + vY * spNY) * spNX;//2024/09/18
            uY = vY - 2 * (1 + varSmall) * (vX * spNX + vY * spNY) * spNY;//2024/09/18
        }
    } else {
        if (mpqD > varRad && mqrD > varRad && mrpD > varRad) {
            uX = vX;
            uY = vY;
        } else if ((mrpD <= varRad && mpqD <= varRad) || (mpqD <= varRad && mqrD <= varRad) || (mqrD <= varRad && mrpD <= varRad)) {//2024/11/19
            uX = -vX;
            uY = -vY;
        } else if (mpqD <= varRad) {
            uX = vX - 2 * (1 + varSmall) * (vX * pqNX + vY * pqNY) * pqNX;//2024/09/18
            uY = vY - 2 * (1 + varSmall) * (vX * pqNX + vY * pqNY) * pqNY;//2024/09/18
        } else if (mqrD <= varRad) {
            uX = vX - 2 * (1 + varSmall) * (vX * qrNX + vY * qrNY) * qrNX;//2024/09/18
            uY = vY - 2 * (1 + varSmall) * (vX * qrNX + vY * qrNY) * qrNY;//2024/09/18
        } else if (mrpD <= varRad) {
            uX = vX - 2 * (1 + varSmall) * (vX * rpNX + vY * rpNY) * rpNX;//2024/09/18
            uY = vY - 2 * (1 + varSmall) * (vX * rpNX + vY * rpNY) * rpNY;//2024/09/18
        }
    }

    if (stopSt === 'ongoing') {
        xX = mX + varSpeed * uX;
        xY = mY + varSpeed * uY;
        //n++;//update n
    } else {
        xX = mX;
        xY = mY;
        //n = n;//stop n
    }
    return [xX, xY, uX, uY];
}

function trajectoryBB2(stopSt, varRad, groupName, figureName, num, mX, mY, vX, vY, mPX, mPY, vPX, vPY) {
    let varSmall = groupData(groupName, figureName, 'varSmall');
    let varSmall2 = groupData(groupName, figureName, 'varSmall2');
    let distB = dist(mX, mY, mPX, mPY);
    let xX;
    let xY;
    let xPX;
    let xPY;
    let uX;
    let uY;
    let uPX;
    let uPY;
    let eX;
    let eY;
    let inProd;
    let modInpro;

    if (distB > 2 * varRad) {
        [xX, xY, uX, uY] = trajectoryBB(stopSt, varRad, groupName, figureName,num, mX, mY, vX, vY);
        [xPX, xPY, uPX, uPY] = trajectoryBB(stopSt, varRad, groupName, figureName, num, mPX, mPY, vPX, vPY);
    } else {
        eX = (mX - mPX) / (2 * varRad);
        eY = (mY - mPY) / (2 * varRad);
        inProd = (vX - vPX) * eX + (vY - vPY) * eY;//magnitude correction
        modInpro = (1 + varSmall) * inProd;
        if (inProd >= -varSmall2) { //correction of forces
            uX = vX + varSmall2 * eX;//eX = (mX - mPX) /(*)
            uY = vY + varSmall2 * eY;
            uPX = vPX - varSmall2 * eX;
            uPY = vPY - varSmall2 * eY;
        } else {
            uX = vX - modInpro * eX;
            uY = vY - modInpro * eY;
            uPX = vPX + modInpro * eX;
            uPY = vPY + modInpro * eY;
        }
    }

    if (stopSt === 'ongoing') {
        xX = mX + varSpeed * uX;
        xY = mY + varSpeed * uY;
        xPX = mPX + varSpeed * uPX;
        xPY = mPY + varSpeed * uPY;
        //correct directions
        distB = dist(xX, xY, xPX, xPY);
        if (distB <= varRad) {
            uX = uX - varSmall * eY;
            uY = uY + varSmall * eX;
            uPX = uPX + varSmall * eY;
            uPY = uPY - varSmall * eX;
        }
        xX = mX + varSpeed * uX;
        xY = mY + varSpeed * uY;
        xPX = mPX + varSpeed * uPX;
        xPY = mPY + varSpeed * uPY;
        n++;
    } else {
        xX = mX;
        xY = mY;
        xPX = mPX;
        xPY = mPY;
        n = n;
    }
    return [xX, xY, uX, uY, xPX, xPY, uPX, uPY];
}

function writeBall(mX, mY, diam) {
    push();
        circle(mX, mY, diam);
    pop();
}

function generatLattice(lineSt, groupName, figureName, num, data0, data1, data2, data3, data4, data5, data6, data7, data8) {
    //function generating whole lattice 
    push();
        let I = groupData(groupName, figureName, 'firstDelimiter');
        let J = groupData(groupName, figureName, 'secondDelimiter');
        let v1X = groupData(groupName, figureName, 'basicVector0X');
        let v1Y = groupData(groupName, figureName, 'basicVector0Y');
        let v2X = groupData(groupName, figureName, 'basicVector1X');
        let v2Y = groupData(groupName, figureName, 'basicVector1Y');
        translate(- (I - 1) * v1X - (J - 1) * v2X, - (I - 1) * v1Y - (J - 1) * v2Y);
        for (let i = -(I - 1); i < I; i++) {
            for (let j = -(J - 1); j < J; j++) {
                dirichleDomain(lineSt, groupName, figureName, num, data0, data1, data2, data3, data4, data5, data6, data7, data8);
                translate(v2X, v2Y);
            }
            translate(- (2 * J - 1) * v2X + v1X, - (2 * J - 1) * v2Y + v1Y);// =-(2*J-1)(v2X,v2Y) + (v1X,v1Y)
        }
    pop();
}

function fundDomRot(lineSt, groupName, figureName, num, data0, data1, data2, data3,data4, data5, data6, data7, data8) {
    //function generate mirror and the fundamental domain of point groop
    push();
        let mX = data0;
        let mY = data1;
        let mPX = data2;
        let mPY = data3;
        let pX = groupData(groupName, figureName, 'pX'); // outer triangle or rectangle
        let pY = groupData(groupName, figureName, 'pY');
        let qX = groupData(groupName, figureName, 'qX');
        let qY = groupData(groupName, figureName, 'qY');
        let rX = groupData(groupName, figureName, 'rX');
        let rY = groupData(groupName, figureName, 'rY');
        let pPX = groupData(groupName, figureName, 'pPX'); // still triangle or large traingle
        let pPY = groupData(groupName, figureName, 'pPY');
        let qPX = groupData(groupName, figureName, 'qPX');
        let qPY = groupData(groupName, figureName, 'qPY');
        let rPX = groupData(groupName, figureName, 'rPX');
        let rPY = groupData(groupName, figureName, 'rPY');
        let radB1 = groupData(groupName, figureName, 'radB1');
        let radB2 = groupData(groupName, figureName, 'radB2');
        let diamB1 = 2 * radB1;
        let diamB2 = 2 * radB2;
        let squareState = groupData(groupName, figureName, 'squareFlag');
        //data of tri0 
        let p0X;
        let p0Y;
        let q0X;
        let q0Y;
        let r0X;
        let r0Y;
        //data of tri1 
        let p1X;
        let p1Y;
        let q1X;
        let q1Y;
        let r1X;
        let r1Y;
        //data of tri2 
        let p2X;
        let p2Y;
        let q2X;
        let q2Y;
        let r2X;
        let r2Y;
        //data of tri3 
        let p3X;
        let p3Y;
        let q3X;
        let q3Y;
        let r3X;
        let r3Y;
        //data of tri4 
        let p4X;
        let p4Y;
        let q4X;
        let q4Y;
        let r4X;
        let r4Y;
        //data of tri5 
        let p5X;
        let p5Y;
        let q5X;
        let q5Y;
        let r5X;
        let r5Y;
        //data of tri6 
        let p6X;
        let p6Y;
        let q6X;
        let q6Y;
        let r6X;
        let r6Y;
        //data of tri7 
        let p7X;
        let p7Y;
        let q7X;
        let q7Y;
        let r7X;
        let r7Y;
        //data of tri8 
        let p8X;
        let p8Y;
        let q8X;
        let q8Y;
        let r8X;
        let r8Y;
        [p0X, p0Y, q0X, q0Y, r0X, r0Y] = groupData(groupName, figureName, 'tri0');
        [p1X, p1Y, q1X, q1Y, r1X, r1Y] = groupData(groupName, figureName, 'tri1');
        [p2X, p2Y, q2X, q2Y, r2X, r2Y] = groupData(groupName, figureName, 'tri2');
        [p3X, p3Y, q3X, q3Y, r3X, r3Y] = groupData(groupName, figureName, 'tri3');
        [p4X, p4Y, q4X, q4Y, r4X, r4Y] = groupData(groupName, figureName, 'tri4');
        [p5X, p5Y, q5X, q5Y, r5X, r5Y] = groupData(groupName, figureName, 'tri5');
        [p6X, p6Y, q6X, q6Y, r6X, r6Y] = groupData(groupName, figureName, 'tri6');
        [p7X, p7Y, q7X, q7Y, r7X, r7Y] = groupData(groupName, figureName, 'tri7');
        [p8X, p8Y, q8X, q8Y, r8X, r8Y] = groupData(groupName, figureName, 'tri8');

        let sX;
        let sY;
        if (squareState == true) {
            sX = groupData(groupName, figureName, 'sX');
            sY = groupData(groupName, figureName, 'sY');
        }

        if (lineSt === 'lineOn') {
            if (squareState === true) {
                quad(pX, pY, qX, qY, rX, rY, sX, sY);
                quad(pX, pY, qX, qY, rX, -rY, sX, -sY);
            } else {
                triangle(pX, pY, qX, qY, rX, rY);
                triangle(pX, pY, qX, qY, rX, -rY);
            }
        }

        if (groupData(groupName, figureName, 'mirState') === true) {
            if (figureName === 'bounceBall') {
                fill(FRONT_COLOR_0);
                writeBall(mX, mY, diamB1);
                writeBall(mX, -mY, diamB1);
            } else if (figureName === 'bounceBall1') {
                fill(FRONT_COLOR_0);
                writeBall(mX, mY, diamB2);
                writeBall(mX, -mY, diamB2);
                fill(FRONT_COLOR_8);
                writeBall(mPX, mPY, diamB2);
                writeBall(mPX, -mPY, diamB2);
            } else if (figureName === 'stillTriangle') {
                fill(FRONT_COLOR_0);
                triangle(pPX, pPY, qPX, qPY, rPX, rPY);
                triangle(pPX, -pPY, qPX, -qPY, rPX, -rPY);
            } else if (figureName === 'floppingTriangle') {
                writTriS(groupName, figureName, num, data0, data1, data2, data3, data4, data5, data6, data7,data8);
            } else if (figureName === 'floppingTriangle1') {
                writTriS(groupName, figureName, num, data0, data1, data2, data3, data4, data5, data6, data7,data8);
            }
        }
        fill(BACK_COLOR);
    pop();
}

function dirichleDomain(lineSt, groupName, figureName, num, data0, data1, data2, data3, data4, data5, data6, data7, data8) {
    // function generating the fundmental domain of lattice
    push();
        let I = groupData(groupName, figureName, 'denomiNator');
        for (let i = 0; i < I; i++) {
            fundDomRot(lineSt, groupName, figureName, num, data0, data1, data2, data3, data4, data5, data6, data7, data8);
            rotate(2 * PI / I);
        }
    pop();
}

function orientedD(xX, xY, pX, pY, qX, qY) {
    return ((xY - pY) * (qX - pX) - (xX - pX) * (qY - pY)) / dist(pX, pY, qX, qY);
}

function writTriS(groupName, figureName, numTris, triName0, triName1, triName2, triName3, triName4, triName5, triName6, triName7, triName8){
    push();
        if ( numTris === 1 ){
            writTri(groupName, figureName, triName0);
        } else if ( numTris === 2 ){
            writTri(groupName, figureName, triName0);
            writTri(groupName, figureName, triName1);
        } else if ( numTris === 3 ){
            writTri(groupName, figureName, triName0);
            writTri(groupName, figureName, triName1);
            writTri(groupName, figureName, triName2);
        } else if ( numTris === 4 ){
            writTri(groupName, figureName, triName0);
            writTri(groupName, figureName, triName1);
            writTri(groupName, figureName, triName2);
            writTri(groupName, figureName, triName3);
        } else if ( numTris === 5 ){
            writTri(groupName, figureName, triName0);
            writTri(groupName, figureName, triName1);
            writTri(groupName, figureName, triName2);
            writTri(groupName, figureName, triName3);
            writTri(groupName, figureName, triName4);
        } else if ( numTris === 6 ){
            writTri(groupName, figureName, triName0);
            writTri(groupName, figureName, triName1);
            writTri(groupName, figureName, triName2);
            writTri(groupName, figureName, triName3);
            writTri(groupName, figureName, triName4);
            writTri(groupName, figureName, triName5);
        }else if ( numTris === 7 ){
            writTri(groupName, figureName, triName0);
            writTri(groupName, figureName, triName1);
            writTri(groupName, figureName, triName2);
            writTri(groupName, figureName, triName3);
            writTri(groupName, figureName, triName4);
            writTri(groupName, figureName, triName5);
            writTri(groupName, figureName, triName6);       
        } else if ( numTris === 8 ){
            writTri(groupName, figureName, triName0);
            writTri(groupName, figureName, triName1);
            writTri(groupName, figureName, triName2);
            writTri(groupName, figureName, triName3);
            writTri(groupName, figureName, triName4);
            writTri(groupName, figureName, triName5);
            writTri(groupName, figureName, triName6);       
            writTri(groupName, figureName, triName7);       
        }else if ( numTris === 9 ){
            writTri(groupName, figureName, triName0);
            writTri(groupName, figureName, triName1);
            writTri(groupName, figureName, triName2);
            writTri(groupName, figureName, triName3);
            writTri(groupName, figureName, triName4);
            writTri(groupName, figureName, triName5);
            writTri(groupName, figureName, triName6);       
            writTri(groupName, figureName, triName7);
            writTri(groupName, figureName, triName8); 
        }
        //console.log(triName7);
    pop();
}

function writTri(groupName, figureName, triName){
    push();
        //data of tri0 
        let p0X;
        let p0Y;
        let q0X;
        let q0Y;
        let r0X;
        let r0Y;
        //data of tri1 
        let p1X;
        let p1Y;
        let q1X;
        let q1Y;
        let r1X;
        let r1Y;
        //data of tri2 
        let p2X;
        let p2Y;
        let q2X;
        let q2Y;
        let r2X;
        let r2Y;
        //data of tri3 
        let p3X;
        let p3Y;
        let q3X;
        let q3Y;
        let r3X;
        let r3Y;
        //data of tri4 
        let p4X;
        let p4Y;
        let q4X;
        let q4Y;
        let r4X;
        let r4Y;
        //data of tri5 
        let p5X;
        let p5Y;
        let q5X;
        let q5Y;
        let r5X;
        let r5Y;
        //data of tri6 
        let p6X;
        let p6Y;
        let q6X;
        let q6Y;
        let r6X;
        let r6Y;
        //data of tri7 
        let p7X;
        let p7Y;
        let q7X;
        let q7Y;
        let r7X;
        let r7Y;
        //data of tri8 
        let p8X;
        let p8Y;
        let q8X;
        let q8Y;
        let r8X;
        let r8Y;
        [p0X, p0Y, q0X, q0Y, r0X, r0Y] = groupData(groupName, figureName, 'tri0');
        [p1X, p1Y, q1X, q1Y, r1X, r1Y] = groupData(groupName, figureName, 'tri1');
        [p2X, p2Y, q2X, q2Y, r2X, r2Y] = groupData(groupName, figureName, 'tri2');
        [p3X, p3Y, q3X, q3Y, r3X, r3Y] = groupData(groupName, figureName, 'tri3');
        [p4X, p4Y, q4X, q4Y, r4X, r4Y] = groupData(groupName, figureName, 'tri4');
        [p5X, p5Y, q5X, q5Y, r5X, r5Y] = groupData(groupName, figureName, 'tri5');
        [p6X, p6Y, q6X, q6Y, r6X, r6Y] = groupData(groupName, figureName, 'tri6');
        [p7X, p7Y, q7X, q7Y, r7X, r7Y] = groupData(groupName, figureName, 'tri7');
        [p8X, p8Y, q8X, q8Y, r8X, r8Y] = groupData(groupName, figureName, 'tri8');

        if (triName === 'tri0'){
            fill(colorV0);
            triangle(p0X, p0Y, q0X, q0Y, r0X, r0Y);
            triangle(p0X, -p0Y, q0X, -q0Y, r0X, -r0Y);
        }
        if (triName === 'tri1'){
            fill(colorV1);
            triangle(p1X, p1Y, q1X, q1Y, r1X, r1Y);
            triangle(p1X, -p1Y, q1X, -q1Y, r1X, -r1Y);
        }
        if (triName === 'tri2'){
            fill(colorV2);
            triangle(p2X, p2Y, q2X, q2Y, r2X, r2Y);
            triangle(p2X, -p2Y, q2X, -q2Y, r2X, -r2Y);
        }
        if (triName === 'tri3'){
            fill(colorV3);
            triangle(p3X, p3Y, q3X, q3Y, r3X, r3Y);
            triangle(p3X, -p3Y, q3X, -q3Y, r3X, -r3Y);
        }
        if (triName === 'tri4'){
            fill(colorV4);
            triangle(p4X, p4Y, q4X, q4Y, r4X, r4Y);
            triangle(p4X, -p4Y, q4X, -q4Y, r4X, -r4Y);
        }
        if (triName === 'tri5'){
            fill(colorV5);
            triangle(p5X, p5Y, q5X, q5Y, r5X, r5Y);
            triangle(p5X, -p5Y, q5X, -q5Y, r5X, -r5Y);
        }
        if (triName === 'tri6'){
            fill(colorV6);
            triangle(p6X, p6Y, q6X, q6Y, r6X, r6Y);
            triangle(p6X, -p6Y, q6X, -q6Y, r6X, -r6Y);
        }
        if (triName === 'tri7'){
            fill(colorV7);
            triangle(p7X, p7Y, q7X, q7Y, r7X, r7Y);
            triangle(p7X, -p7Y, q7X, -q7Y, r7X, -r7Y);
        } if (triName === 'tri8'){
            fill(colorV8);
            triangle(p8X, p8Y, q8X, q8Y, r8X, r8Y);
            triangle(p8X, -p8Y, q8X, -q8Y, r8X, -r8Y);
        }  
        if (triName === 'empty'){
            ;
        }
    pop();
}

function colorSet (groupName){
    let colorScheme = random(['colorSet0', 'colorSet1']); 
    let colorVI0 = FRONT_COLOR_0;
    let colorVI1 = FRONT_COLOR_1;
    let colorVI2 = FRONT_COLOR_2;
    let colorVI3 = FRONT_COLOR_3;
    let colorVI4 = FRONT_COLOR_4;
    let colorVI5 = FRONT_COLOR_5;
    let colorVI6 = FRONT_COLOR_6;
    let colorVI7 = FRONT_COLOR_7;
    let colorVI8 = FRONT_COLOR_8;
    if (colorScheme === 'colorSet0'){
        colorVI0 = FRONT_COLOR_0;
        colorVI1 = FRONT_COLOR_1;
        colorVI2 = FRONT_COLOR_2;
        colorVI3 = FRONT_COLOR_3;
        colorVI4 = FRONT_COLOR_4;
        colorVI5 = FRONT_COLOR_5;
        colorVI6 = FRONT_COLOR_6;
        colorVI7 = FRONT_COLOR_7;
        colorVI8 = FRONT_COLOR_8;
        if (groupName === 'P3mm'){
            colorVI3 = FRONT_COLOR_0;
            colorVI4 = FRONT_COLOR_1;
            colorVI5 = FRONT_COLOR_2;
            colorVI6 = FRONT_COLOR_5;
            colorVI7 = FRONT_COLOR_6;
            colorVI8 = FRONT_COLOR_7
        } else if (groupName === 'P6mm'){
            colorVI0 = FRONT_COLOR_0;
            colorVI1 = FRONT_COLOR_3;
            colorVI2 = FRONT_COLOR_7;
        }
    } else if (colorScheme === 'colorSet1' ){
        colorVI0 = FRONT_COLOR_0;
        colorVI1 = FRONT_COLOR_0;
        colorVI2 = FRONT_COLOR_0;
        colorVI3 = FRONT_COLOR_0;
        colorVI4 = FRONT_COLOR_0;
        colorVI5 = FRONT_COLOR_0;
        colorVI6 = FRONT_COLOR_0;
        colorVI7 = FRONT_COLOR_0;
        colorVI8 = FRONT_COLOR_0;
    } 
    
    return [colorVI0, colorVI1, colorVI2, colorVI3, colorVI4, colorVI5, colorVI6, colorVI7, colorVI8];
}

function resetBackground() {
    background(BACK_COLOR);
    groupState = selectGroup.value();//we need this definition here.
    figureState = selectFigure.value();
    varScale = setScale.value();
    varSegment = baseSegment * varScale;
    varHeight = sqrt(3) * varSegment / 2;
    varSpeed = SPEED * varScale;
    varRadius = RADIUS1 * varScale;
    if (groupState === 'auto') {
        presentGroup = random(GROUP_LIST); //presentGroup is a global varialble
    } else {
        presentGroup = groupState;
    }
    if (figureState === 'auto') {
        presentFigure = random(FIGURE_LIST); //presentGroup is a global varialble
    } else {
        presentFigure = figureState;
    }
    [colorV0, colorV1, colorV2, colorV3, colorV4, colorV5, colorV6, colorV7, colorV8] = colorSet(presentGroup);

    angleB = random(0, 2 * PI);
    angleBP = random(0, 2 * PI);
    uX = cos(angleB);
    uY = sin(angleB);
    uPX = cos(angleBP);
    uPY = sin(angleBP);
    xX = groupData(presentGroup, presentFigure, 'x0X');
    xY = groupData(presentGroup, presentFigure, 'x0Y');
    xPX = groupData(presentGroup, presentFigure, 'xP0X');
    xPY = groupData(presentGroup, presentFigure, 'xP0Y');
    n = 0;
    m = 0;
    k = 0;
}
